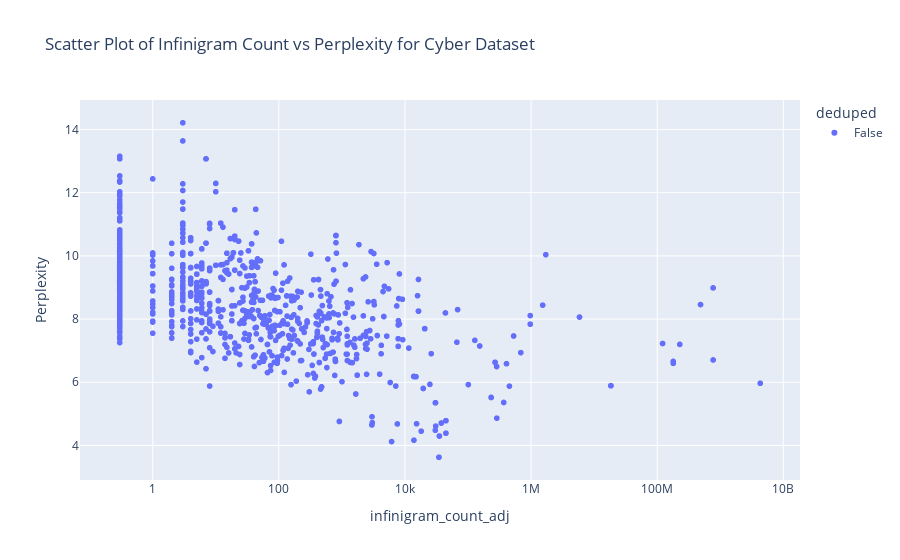

This figure's notebook cell:
### Code cell
import plotly.express as px

# Filter the DataFrame for the "cyber" dataset
cyber_df = df[df['dataset'] == 'cyber']

# Create a scatter plot
fig = px.scatter(cyber_df, x='infinigram_count_adj', y='perplexity', color='deduped',
                 title='Scatter Plot of Infinigram Count vs Perplexity for Cyber Dataset',
                 labels={'infinigram_count': 'Infinigram Count', 'perplexity': 'Perplexity'},
                 hover_data=['text'])

fig.update_xaxes(type='log')

# Show the plot
fig.show()

### Figure 1 — Plotly figure (JSON) as saved in the notebook; plotly's stock layout.template omitted (floating-point values rounded to 4 significant figures; data arrays with more than 128 entries replaced by an {"elided": "..."} marker saying what was removed)
{"data": [{"customdata": {"elided": "1017x1 str values"}, "hovertemplate": "deduped=False<br>infinigram_count_adj=%{x}<br>Perplexity=%{y}<br>text=%{customdata[0]}<extra></extra>", "legendgroup": "False", "marker": {"color": "#636efa", "symbol": "circle"}, "mode": "markers", "name": "False", "showlegend": true, "type": "scattergl", "x": {"elided": "1017 float values"}, "xaxis": "x", "y": {"elided": "1017 float values"}, "yaxis": "y"}], "layout": {"legend": {"title": {"text": "deduped"}, "tracegroupgap": 0}, "title": {"text": "Scatter Plot of Infinigram Count vs Perplexity for Cyber Dataset"}, "xaxis": {"anchor": "y", "domain": [0, 1], "title": {"text": "infinigram_count_adj"}, "type": "log"}, "yaxis": {"anchor": "x", "domain": [0, 1], "title": {"text": "Perplexity"}}}}
